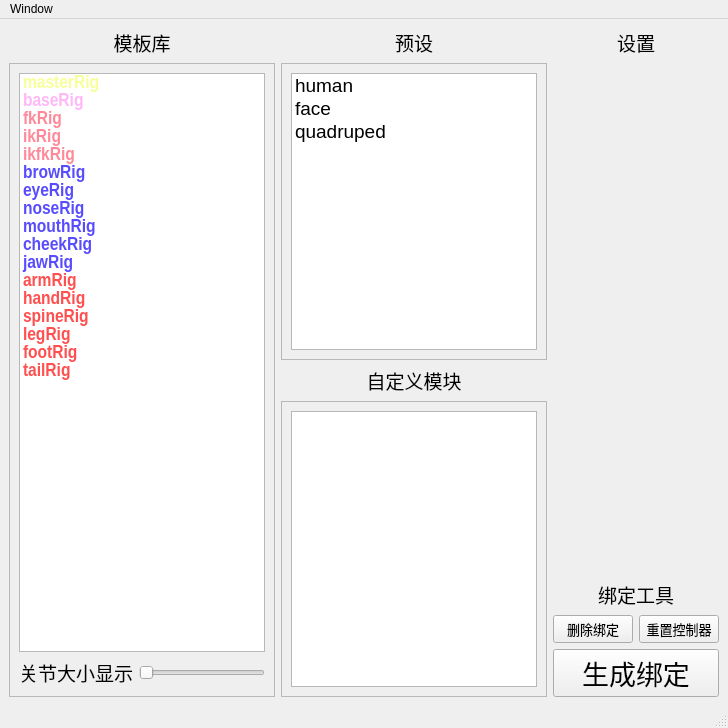
<?xml version="1.0" encoding="UTF-8"?>
<ui version="4.0">
 <class>MainWindow</class>
 <widget class="QMainWindow" name="MainWindow">
  <property name="geometry">
   <rect>
    <x>0</x>
    <y>0</y>
    <width>728</width>
    <height>728</height>
   </rect>
  </property>
  <property name="windowTitle">
   <string>MuZi_BindingSystem</string>
  </property>
  <widget class="QWidget" name="centralwidget">
   <layout class="QGridLayout" name="gridLayout">
    <item row="0" column="0">
     <layout class="QHBoxLayout" name="horizontalLayout">
      <item>
       <layout class="QVBoxLayout" name="proxy_layout">
        <property name="sizeConstraint">
         <enum>QLayout::SetDefaultConstraint</enum>
        </property>
        <item>
         <widget class="QLabel" name="proxy_label">
          <property name="enabled">
           <bool>true</bool>
          </property>
          <property name="sizePolicy">
           <sizepolicy hsizetype="Preferred" vsizetype="Preferred">
            <horstretch>0</horstretch>
            <verstretch>0</verstretch>
           </sizepolicy>
          </property>
          <property name="sizeIncrement">
           <size>
            <width>0</width>
            <height>0</height>
           </size>
          </property>
          <property name="font">
           <font>
            <family>Agency FB</family>
            <pointsize>14</pointsize>
           </font>
          </property>
          <property name="contextMenuPolicy">
           <enum>Qt::DefaultContextMenu</enum>
          </property>
          <property name="layoutDirection">
           <enum>Qt::LeftToRight</enum>
          </property>
          <property name="text">
           <string>模板库</string>
          </property>
          <property name="alignment">
           <set>Qt::AlignCenter</set>
          </property>
         </widget>
        </item>
        <item>
         <widget class="QScrollArea" name="scrollArea">
          <property name="widgetResizable">
           <bool>true</bool>
          </property>
          <widget class="QWidget" name="scrollAreaWidgetContents">
           <property name="geometry">
            <rect>
             <x>0</x>
             <y>0</y>
             <width>262</width>
             <height>629</height>
            </rect>
           </property>
           <layout class="QGridLayout" name="gridLayout_2">
            <item row="1" column="0">
             <layout class="QHBoxLayout" name="horizontalLayout_2">
              <item>
               <widget class="QLabel" name="jointRadius_label">
                <property name="font">
                 <font>
                  <family>Agency FB</family>
                  <pointsize>14</pointsize>
                 </font>
                </property>
                <property name="text">
                 <string>关节大小显示</string>
                </property>
               </widget>
              </item>
              <item>
               <widget class="QSlider" name="jointRadius_Slider">
                <property name="font">
                 <font>
                  <family>Agency FB</family>
                  <pointsize>14</pointsize>
                 </font>
                </property>
                <property name="contextMenuPolicy">
                 <enum>Qt::DefaultContextMenu</enum>
                </property>
                <property name="layoutDirection">
                 <enum>Qt::LeftToRight</enum>
                </property>
                <property name="minimum">
                 <number>1</number>
                </property>
                <property name="maximum">
                 <number>50</number>
                </property>
                <property name="orientation">
                 <enum>Qt::Horizontal</enum>
                </property>
               </widget>
              </item>
             </layout>
            </item>
            <item row="0" column="0">
             <widget class="QListWidget" name="proxy_widget">
              <property name="sizePolicy">
               <sizepolicy hsizetype="Preferred" vsizetype="Expanding">
                <horstretch>0</horstretch>
                <verstretch>0</verstretch>
               </sizepolicy>
              </property>
              <property name="baseSize">
               <size>
                <width>0</width>
                <height>0</height>
               </size>
              </property>
              <property name="font">
               <font>
                <family>Arial Narrow</family>
                <pointsize>14</pointsize>
                <weight>75</weight>
                <italic>false</italic>
                <bold>true</bold>
               </font>
              </property>
              <property name="mouseTracking">
               <bool>false</bool>
              </property>
              <property name="focusPolicy">
               <enum>Qt::StrongFocus</enum>
              </property>
              <property name="layoutDirection">
               <enum>Qt::LeftToRight</enum>
              </property>
              <property name="autoFillBackground">
               <bool>false</bool>
              </property>
              <property name="styleSheet">
               <string notr="true"/>
              </property>
              <property name="lineWidth">
               <number>0</number>
              </property>
              <property name="autoScroll">
               <bool>true</bool>
              </property>
              <property name="editTriggers">
               <set>QAbstractItemView::DoubleClicked|QAbstractItemView::EditKeyPressed</set>
              </property>
              <property name="dragEnabled">
               <bool>false</bool>
              </property>
              <property name="dragDropOverwriteMode">
               <bool>false</bool>
              </property>
              <property name="dragDropMode">
               <enum>QAbstractItemView::NoDragDrop</enum>
              </property>
              <property name="selectionMode">
               <enum>QAbstractItemView::SingleSelection</enum>
              </property>
              <property name="selectionRectVisible">
               <bool>false</bool>
              </property>
              <property name="sortingEnabled">
               <bool>false</bool>
              </property>
              <item>
               <property name="text">
                <string>masterRig</string>
               </property>
               <property name="foreground">
                <brush brushstyle="SolidPattern">
                 <color alpha="255">
                  <red>247</red>
                  <green>255</green>
                  <blue>152</blue>
                 </color>
                </brush>
               </property>
              </item>
              <item>
               <property name="text">
                <string>baseRig</string>
               </property>
               <property name="foreground">
                <brush brushstyle="SolidPattern">
                 <color alpha="255">
                  <red>255</red>
                  <green>183</green>
                  <blue>248</blue>
                 </color>
                </brush>
               </property>
              </item>
              <item>
               <property name="text">
                <string>fkRig</string>
               </property>
               <property name="background">
                <brush brushstyle="NoBrush">
                 <color alpha="255">
                  <red>0</red>
                  <green>0</green>
                  <blue>0</blue>
                 </color>
                </brush>
               </property>
               <property name="foreground">
                <brush brushstyle="SolidPattern">
                 <color alpha="255">
                  <red>255</red>
                  <green>137</green>
                  <blue>153</blue>
                 </color>
                </brush>
               </property>
              </item>
              <item>
               <property name="text">
                <string>ikRig</string>
               </property>
               <property name="foreground">
                <brush brushstyle="SolidPattern">
                 <color alpha="255">
                  <red>255</red>
                  <green>137</green>
                  <blue>153</blue>
                 </color>
                </brush>
               </property>
              </item>
              <item>
               <property name="text">
                <string>ikfkRig</string>
               </property>
               <property name="font">
                <font>
                 <kerning>true</kerning>
                </font>
               </property>
               <property name="textAlignment">
                <set>AlignLeading|AlignVCenter</set>
               </property>
               <property name="foreground">
                <brush brushstyle="SolidPattern">
                 <color alpha="255">
                  <red>255</red>
                  <green>137</green>
                  <blue>153</blue>
                 </color>
                </brush>
               </property>
              </item>
              <item>
               <property name="text">
                <string>browRig</string>
               </property>
               <property name="foreground">
                <brush brushstyle="SolidPattern">
                 <color alpha="255">
                  <red>88</red>
                  <green>76</green>
                  <blue>255</blue>
                 </color>
                </brush>
               </property>
              </item>
              <item>
               <property name="text">
                <string>eyeRig</string>
               </property>
               <property name="foreground">
                <brush brushstyle="SolidPattern">
                 <color alpha="255">
                  <red>88</red>
                  <green>76</green>
                  <blue>255</blue>
                 </color>
                </brush>
               </property>
              </item>
              <item>
               <property name="text">
                <string>noseRig</string>
               </property>
               <property name="foreground">
                <brush brushstyle="SolidPattern">
                 <color alpha="255">
                  <red>88</red>
                  <green>76</green>
                  <blue>255</blue>
                 </color>
                </brush>
               </property>
              </item>
              <item>
               <property name="text">
                <string>mouthRig</string>
               </property>
               <property name="foreground">
                <brush brushstyle="SolidPattern">
                 <color alpha="255">
                  <red>88</red>
                  <green>76</green>
                  <blue>255</blue>
                 </color>
                </brush>
               </property>
              </item>
              <item>
               <property name="text">
                <string>cheekRig</string>
               </property>
               <property name="foreground">
                <brush brushstyle="SolidPattern">
                 <color alpha="255">
                  <red>88</red>
                  <green>76</green>
                  <blue>255</blue>
                 </color>
                </brush>
               </property>
              </item>
              <item>
               <property name="text">
                <string>jawRig</string>
               </property>
               <property name="foreground">
                <brush brushstyle="SolidPattern">
                 <color alpha="255">
                  <red>88</red>
                  <green>76</green>
                  <blue>255</blue>
                 </color>
                </brush>
               </property>
              </item>
              <item>
               <property name="text">
                <string>armRig</string>
               </property>
               <property name="foreground">
                <brush brushstyle="SolidPattern">
                 <color alpha="255">
                  <red>255</red>
                  <green>79</green>
                  <blue>79</blue>
                 </color>
                </brush>
               </property>
              </item>
              <item>
               <property name="text">
                <string>handRig</string>
               </property>
               <property name="foreground">
                <brush brushstyle="SolidPattern">
                 <color alpha="255">
                  <red>255</red>
                  <green>79</green>
                  <blue>79</blue>
                 </color>
                </brush>
               </property>
              </item>
              <item>
               <property name="text">
                <string>spineRig</string>
               </property>
               <property name="foreground">
                <brush brushstyle="SolidPattern">
                 <color alpha="255">
                  <red>255</red>
                  <green>79</green>
                  <blue>79</blue>
                 </color>
                </brush>
               </property>
              </item>
              <item>
               <property name="text">
                <string>legRig</string>
               </property>
               <property name="foreground">
                <brush brushstyle="SolidPattern">
                 <color alpha="255">
                  <red>255</red>
                  <green>79</green>
                  <blue>79</blue>
                 </color>
                </brush>
               </property>
              </item>
              <item>
               <property name="text">
                <string>footRig</string>
               </property>
               <property name="foreground">
                <brush brushstyle="SolidPattern">
                 <color alpha="255">
                  <red>255</red>
                  <green>79</green>
                  <blue>79</blue>
                 </color>
                </brush>
               </property>
              </item>
              <item>
               <property name="text">
                <string>tailRig</string>
               </property>
               <property name="foreground">
                <brush brushstyle="SolidPattern">
                 <color alpha="255">
                  <red>255</red>
                  <green>79</green>
                  <blue>79</blue>
                 </color>
                </brush>
               </property>
              </item>
             </widget>
            </item>
           </layout>
          </widget>
         </widget>
        </item>
       </layout>
      </item>
      <item>
       <layout class="QVBoxLayout" name="verticalLayout_3">
        <item>
         <layout class="QVBoxLayout" name="preset_layout">
          <item>
           <widget class="QLabel" name="label">
            <property name="font">
             <font>
              <family>Agency FB</family>
              <pointsize>14</pointsize>
             </font>
            </property>
            <property name="text">
             <string>预设</string>
            </property>
            <property name="alignment">
             <set>Qt::AlignCenter</set>
            </property>
           </widget>
          </item>
          <item>
           <widget class="QScrollArea" name="scrollArea_2">
            <property name="widgetResizable">
             <bool>true</bool>
            </property>
            <widget class="QWidget" name="scrollAreaWidgetContents_5">
             <property name="geometry">
              <rect>
               <x>0</x>
               <y>0</y>
               <width>262</width>
               <height>294</height>
              </rect>
             </property>
             <layout class="QGridLayout" name="gridLayout_5">
              <item row="0" column="0">
               <widget class="QListWidget" name="preset_widget">
                <property name="font">
                 <font>
                  <pointsize>14</pointsize>
                 </font>
                </property>
                <property name="selectionMode">
                 <enum>QAbstractItemView::SingleSelection</enum>
                </property>
                <property name="selectionRectVisible">
                 <bool>false</bool>
                </property>
                <item>
                 <property name="text">
                  <string>human</string>
                 </property>
                </item>
                <item>
                 <property name="text">
                  <string>face</string>
                 </property>
                </item>
                <item>
                 <property name="text">
                  <string>quadruped</string>
                 </property>
                </item>
               </widget>
              </item>
             </layout>
            </widget>
           </widget>
          </item>
         </layout>
        </item>
        <item>
         <layout class="QVBoxLayout" name="custom_layout">
          <item>
           <widget class="QLabel" name="custom_label">
            <property name="font">
             <font>
              <family>Agency FB</family>
              <pointsize>14</pointsize>
             </font>
            </property>
            <property name="text">
             <string>自定义模块</string>
            </property>
            <property name="alignment">
             <set>Qt::AlignCenter</set>
            </property>
           </widget>
          </item>
          <item>
           <widget class="QScrollArea" name="scrollArea_3">
            <property name="widgetResizable">
             <bool>true</bool>
            </property>
            <widget class="QWidget" name="scrollAreaWidgetContents_3">
             <property name="geometry">
              <rect>
               <x>0</x>
               <y>0</y>
               <width>262</width>
               <height>293</height>
              </rect>
             </property>
             <layout class="QGridLayout" name="gridLayout_4">
              <item row="0" column="0">
               <widget class="QListWidget" name="custom_widget">
                <property name="font">
                 <font>
                  <family>Arial Narrow</family>
                  <pointsize>14</pointsize>
                 </font>
                </property>
                <property name="editTriggers">
                 <set>QAbstractItemView::AnyKeyPressed|QAbstractItemView::DoubleClicked|QAbstractItemView::EditKeyPressed</set>
                </property>
               </widget>
              </item>
             </layout>
            </widget>
           </widget>
          </item>
         </layout>
        </item>
       </layout>
      </item>
      <item>
       <layout class="QVBoxLayout" name="setting_layout">
        <item>
         <layout class="QVBoxLayout" name="verticalLayout_4">
          <item>
           <widget class="QLabel" name="label_3">
            <property name="font">
             <font>
              <family>Agency FB</family>
              <pointsize>14</pointsize>
             </font>
            </property>
            <property name="text">
             <string>设置</string>
            </property>
            <property name="alignment">
             <set>Qt::AlignCenter</set>
            </property>
           </widget>
          </item>
          <item>
           <layout class="QVBoxLayout" name="set_layout">
            <property name="topMargin">
             <number>9</number>
            </property>
            <property name="bottomMargin">
             <number>9</number>
            </property>
           </layout>
          </item>
          <item>
           <spacer name="verticalSpacer">
            <property name="orientation">
             <enum>Qt::Vertical</enum>
            </property>
            <property name="sizeHint" stdset="0">
             <size>
              <width>20</width>
              <height>40</height>
             </size>
            </property>
           </spacer>
          </item>
         </layout>
        </item>
        <item>
         <layout class="QVBoxLayout" name="verticalLayout">
          <item>
           <widget class="QLabel" name="label_2">
            <property name="font">
             <font>
              <family>Agency FB</family>
              <pointsize>14</pointsize>
             </font>
            </property>
            <property name="text">
             <string>绑定工具</string>
            </property>
            <property name="alignment">
             <set>Qt::AlignCenter</set>
            </property>
           </widget>
          </item>
          <item>
           <layout class="QHBoxLayout" name="horizontalLayout_3">
            <item>
             <widget class="QPushButton" name="delete_button">
              <property name="font">
               <font>
                <family>Agency FB</family>
                <pointsize>10</pointsize>
               </font>
              </property>
              <property name="text">
               <string>删除绑定</string>
              </property>
             </widget>
            </item>
            <item>
             <widget class="QPushButton" name="ctrl_button">
              <property name="font">
               <font>
                <family>Agency FB</family>
                <pointsize>10</pointsize>
               </font>
              </property>
              <property name="text">
               <string>重置控制器</string>
              </property>
             </widget>
            </item>
           </layout>
          </item>
          <item>
           <widget class="QPushButton" name="build_button">
            <property name="font">
             <font>
              <family>Agency FB</family>
              <pointsize>20</pointsize>
             </font>
            </property>
            <property name="text">
             <string>生成绑定</string>
            </property>
           </widget>
          </item>
         </layout>
        </item>
       </layout>
      </item>
     </layout>
    </item>
   </layout>
  </widget>
  <widget class="QMenuBar" name="menubar">
   <property name="geometry">
    <rect>
     <x>0</x>
     <y>0</y>
     <width>728</width>
     <height>23</height>
    </rect>
   </property>
   <widget class="QMenu" name="menuWindow">
    <property name="title">
     <string>Window</string>
    </property>
    <addaction name="actionRefersh"/>
   </widget>
   <addaction name="menuWindow"/>
  </widget>
  <widget class="QStatusBar" name="statusbar"/>
  <action name="actionRefersh">
   <property name="text">
    <string>refersh</string>
   </property>
  </action>
 </widget>
 <resources/>
 <connections/>
</ui>
